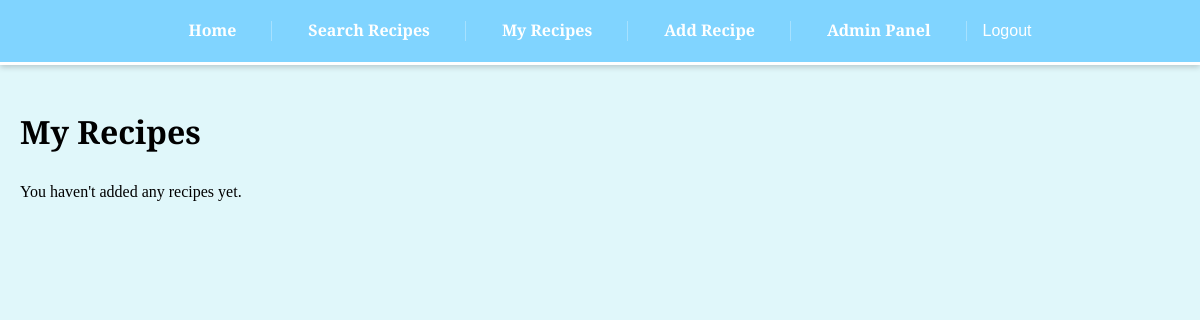
Before: /my-recipes/ (signed in) with the older database file.
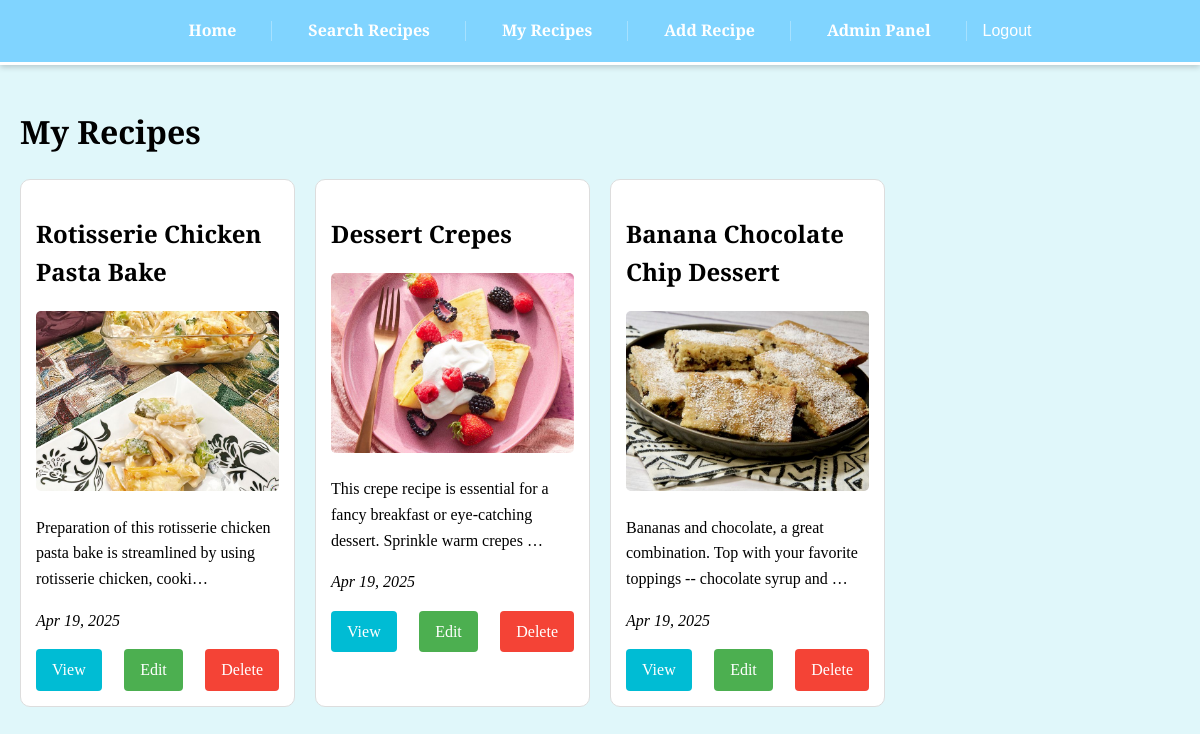
After: the same page with the newer database file.
### recipes/models.py (models this page shows, shortened)
class Recipe(models.Model):
    title = models.CharField(max_length=255)
    description = models.TextField()
    ingredients = models.TextField()
    instructions = models.TextField()
    category = models.CharField(max_length=100)
    created_at = models.DateTimeField(auto_now_add=True)
    author = models.ForeignKey(User, on_delete=models.CASCADE)
    views = models.PositiveIntegerField(default=0)
    rating = models.FloatField(default=0.0)
    image = models.ImageField(upload_to='recipe_images/', blank=True, null=True)

### recipes/views.py (the view)
# urls.py: path('my-recipes/', my_recipes, name='recipe-my-list'),
def my_recipes(request):
    recipes = Recipe.objects.filter(author=request.user)
    return render(request, 'recipes/recipe_my_list.html', {'recipes': recipes})

### recipes/templates/recipes/recipe_my_list.html (shortened to what this page needs)
{% extends "recipes/base.html" %}
{% block content %}
<h1>My Recipes</h1>
{% if recipes %}
    <div class="recipe-grid">
        {% for recipe in recipes %}
            <div class="recipe-card">
                <h2>{{ recipe.title }}</h2>
                {% if recipe.image %}
                    <img src="{{ recipe.image.url }}" alt="{{ recipe.title }}">
                {% endif %}
                <p>{{ recipe.description|truncatechars:100 }}</p>
                <p><em>{{ recipe.created_at|date:"M d, Y" }}</em></p>
                <div style="display: flex; justify-content: space-between; margin-top: 10px;">
                    <a href="{% url 'recipe-detail-local' recipe.id %}" class="btn">View</a>
                    <a href="{% url 'recipe-edit' recipe.id %}" class="btn" style="background-color: #4CAF50;">Edit</a>
                    <a href="{% url 'recipe-delete' recipe.id %}" class="btn" style="background-color: #f44336;">Delete</a>
                </div>
            </div>
        {% endfor %}
    </div>
{% else %}
    <p>You haven't added any recipes yet.</p>
{% endif %}
{% endblock %}

### recipes/templates/recipes/base.html (shortened to what this page needs)
<!DOCTYPE html>
<html>
<head>
</head>
<body>
    <nav>
        <ul>
            <li><a href="{% url 'home' %}">Home</a></li>
            <li><a href="{% url 'recipe-search' %}">Search Recipes</a></li>
            {% if user.is_authenticated %}
                <li><a href="{% url 'recipe-my-list' %}">My Recipes</a></li>
                <li><a href="{% url 'recipe-add' %}">Add Recipe</a></li>
                {% if user.is_staff %}
                    <li><a href="/admin/">Admin Panel</a></li>
                {% endif %}
                <form method="post" action="{% url 'logout' %}" style="display:inline;">
                    <button type="submit" class="btn btn-secondary" style="background: none; border: none; color: white; cursor: pointer;">
                        Logout
                    </button>
                </form>
            {% else %}
                <li><a href="{% url 'login' %}">Login</a></li>
                <li><a href="{% url 'register' %}">Register</a></li>
            {% endif %}
        </ul>
    </nav>
    <div class="container">
        {% block content %}{% endblock %}
    </div>
</body>
</html>

### recipes/templates/recipes/base.html (style rules this page uses)
body { font-family: 'Playfair Display', serif; margin: 0; padding: 0; line-height: 1.6; background-color: #e0f7fa; }
.container { max-width: 1200px; margin: 0 auto; padding: 20px; }
nav { background-color: #80d4ff; border-bottom: 3px solid #ffffff; box-shadow: 0 2px 6px rgba(0,0,0,0.2); }
nav ul { list-style: none; display: flex; justify-content: center; align-items: center; padding: 0; margin: 0; }
nav li { padding: 10px 20px; position: relative; }
nav li:not(:last-child)::after { content: ""; position: absolute; right: 0; top: 50%; transform: translateY(-50%); height: 20px; border-right: 1px solid rgba(255, 255, 255, 0.3); }
nav a { color: white; text-decoration: none; font-weight: bold; padding: 8px 16px; transition: background-color 0.3s, color 0.3s, border-radius 0.3s; display: inline-block; }
.recipe-grid { display: grid; grid-template-columns: repeat(auto-fill, minmax(250px, 1fr)); gap: 20px; margin-top: 20px; }
.recipe-card { position: relative; border: 1px solid #ddd; border-radius: 10px; padding: 15px; background-color: #ffffff; transition: transform 0.3s, box-shadow 0.3s; }
.recipe-card img { width: 100%; height: 180px; object-fit: cover; border-radius: 5px; }
.btn { display: inline-block; padding: 8px 16px; background-color: #00bcd4; color: white; text-decoration: none; border-radius: 4px; border: none; cursor: pointer; font-size: 16px; }
.btn-secondary { background-color: #555; }

Changed rows visible on the page:
added Recipe: title "Rotisserie Chicken Pasta Bake", image (picture), description "Preparation of this rotisserie chicken pasta bake is streamlined by using rotisserie chicken, cooki…", created_at "Apr 19, 2025"
added Recipe: title "Dessert Crepes", image (picture), description "This crepe recipe is essential for a fancy breakfast or eye-catching dessert. Sprinkle warm crepes …", created_at "Apr 19, 2025"
added Recipe: title "Banana Chocolate Chip Dessert", image (picture), description "Bananas and chocolate, a great combination. Top with your favorite toppings -- chocolate syrup and …", created_at "Apr 19, 2025"
Other visible differences:
text no longer shown: "You haven't added any recipes yet."
